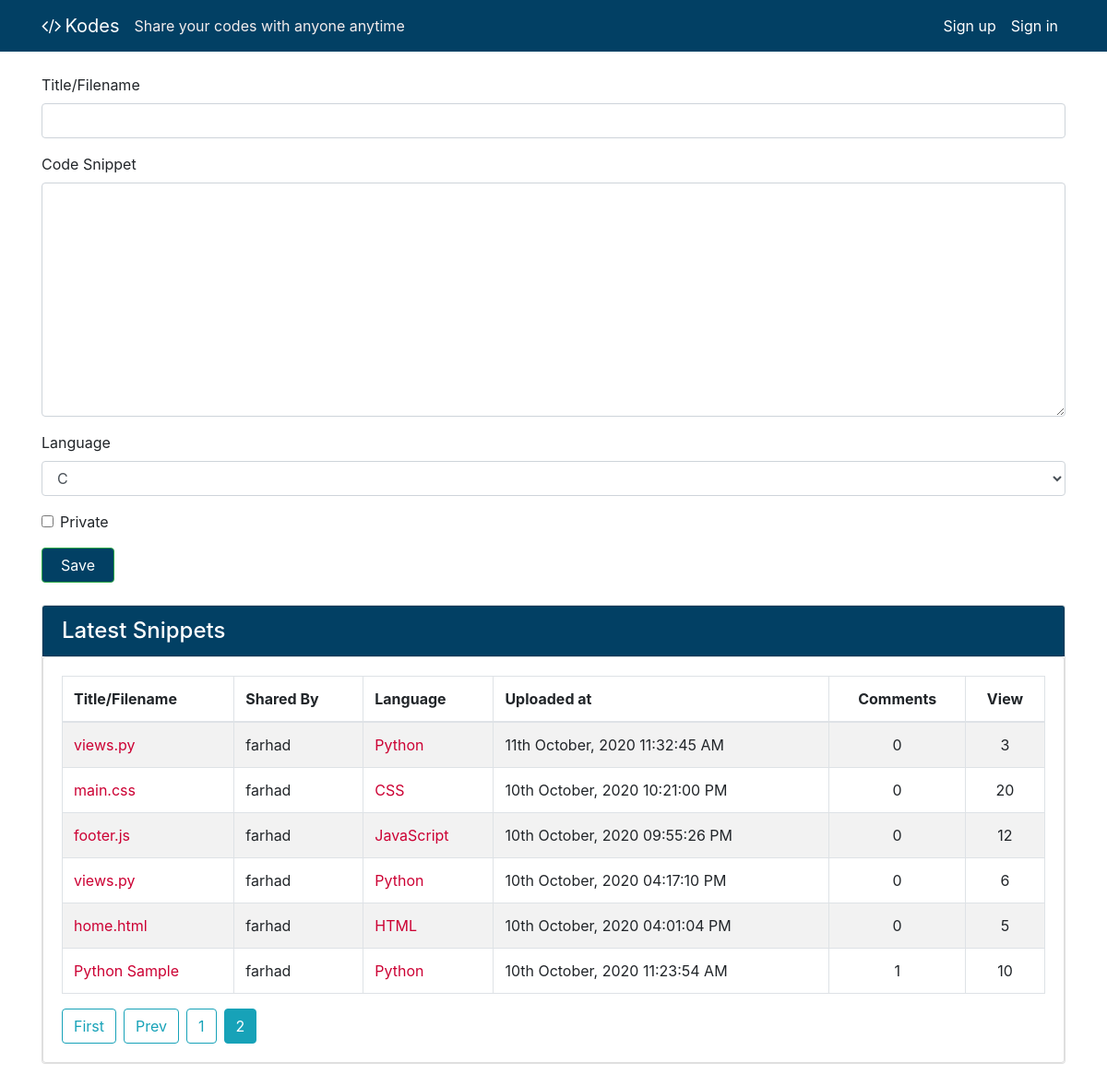
Screenshot of /?page=2 with the database file from the repository.
### codes/models.py (models this page shows, shortened)
class Code(models.Model):
    author = models.ForeignKey(User, on_delete=models.CASCADE, null=True, blank=True)
    created_utc = models.DateTimeField(auto_now_add=True, verbose_name="Created")
    total_views = models.IntegerField(default=0)
    snippet_title = models.CharField(max_length=1000, default="", verbose_name="Title/Filename")
    snippet_body = models.TextField(verbose_name="Code Snippet")
    language = models.ForeignKey(Language, on_delete=models.SET_NULL, null=True)
    is_private = models.BooleanField(default=False, verbose_name="Private")
    password = models.CharField(max_length=1000, default="", blank=True)

class Language(models.Model):
    name = models.CharField(max_length=50, null=False, blank=False)
    language_code = models.IntegerField(default=100, null=False, blank=False)
    is_popular = models.BooleanField(default=False, verbose_name="Popular")
    short_name = models.CharField(max_length=30, null=True, blank=True)
    file_extension = models.CharField(max_length=30, null=True, blank=True)

### codes/views.py (the view, shortened to what this page needs)
# urls.py: path('', home, name="home"),
def home(request):
    form =  CodeSubmissionForm()
    page = request.GET.get('page', 1)
    codes = Code.objects.order_by('-created_utc').all()
    per_page = 10
    paginator = Paginator(codes, per_page)
    try:
        paginator = paginator.page(page)
    except PageNotAnInteger:
        paginator = paginator.page(1)
    except EmptyPage:
        paginator = paginator.page(paginator.num_pages)
    context = {
        "form": form,
        "codes": codes,
        "paginator": paginator
    }
    return render(request, "codes/home.html", context)

### codes/forms.py
class CodeSubmissionForm(ModelForm):
    def __init__(self, *args, **kwargs):
        super(CodeSubmissionForm, self).__init__(*args, **kwargs)
        language = Language.objects.order_by('-is_popular', 'name').all()
        self.fields['language'].choices = [[lang.pk, lang.name] for lang in language]
    class Meta:
        model = Code
        fields = '__all__'
        exclude = ['total_views', 'author']

### codes/context_processors.py (called while the page is built)
def sitename_tagline(request):
    context = {
        'SITENAME': settings.SITENAME,
        'TAGLINE': settings.TAGLINE
    }
    return context

### codes/templates/codes/home.html (shortened to what this page needs)
{% extends 'codes/base.html' %}
{% load tz %}
{% block content %}
<form method="POST">
    <div class="form-group">
        <label for="id_snippet_title">{{ form.snippet_title.label }}</label>
        {{ form.snippet_title }}
    </div>
    <div class="form-group">
        <label for="id_snippet_body">{{ form.snippet_body.label }}</label>
        {{ form.snippet_body }}
    </div>
    <div class="form-group">
        <label for="id_language">{{ form.language.label }}</label>
        {{ form.language }}
    </div>
    <div class="form-group form-check">
        {{ form.is_private }}
        <label class="form-check-label" for="id_is_private">{{ form.is_private.label }}</label>
    </div>
    <input type="submit" value="Save" class="btn btn-success code-submit">
</form>
<div class="card my-4">
    <div class="card card-header shared-snippet-title" style="padding-bottom: 0px !important">
        <h4 class="card-title">Latest Snippets</h4>
    </div>
    <div class="card card-body">
        <table class="table table-striped table-bordered">
            <thead>
                <tr>
                    <th>Title/Filename</th>
                    <th>Shared By</th>
                    <th>Language</th>
                    <th>Uploaded at</th>
                    <th class="text-center">Comments</th>
                    <th class="text-center">View</th>
                </tr>
            </thead>
            <tbody>
                {% for code in paginator %}
                    <tr>
                        <td><a href="{% url 'code_view' code.id %}">{{ code.snippet_title|truncatechars:30 }}</a></td>
                        <td>{{ code.author.username|default:"Guest User" }}</td>
                        <td><a href="{% url 'language_page' code.language.name %}">{{ code.language.name }}</a></td>
                        <td>{% timezone "Asia/Dhaka" %}{{code.created_utc|date:"dS F, Y h:i:s A"}}{% endtimezone %}</td>
                        <td class="text-center">{{ code.comment_set.count }}</td>
                        <td class="text-center">{{ code.total_views }}</td>
                    </tr>
                {% endfor %}
            </tbody>
        </table>
        {% if paginator %}
        <div class="d-flex">
            {% if paginator.has_previous %}
                <a class="btn btn-outline-info mr-2" href="?page=1">First</a>
                <a class="btn btn-outline-info mr-2" href="?page={{ paginator.previous_page_number }}">Prev</a>
            {% endif %}
            {% for num in paginator.paginator.page_range %}
                {% if paginator.number == num %}
                    <a class="btn btn-info mr-2" href="?page={{ num }}">{{ num }}</a>
                {% elif num > paginator.number|add:'-3' and num < paginator.number|add:'3' %}
                    <a class="btn btn-outline-info mr-2" href="?page={{ num }}">{{ num }}</a>
                {% endif %}
            {% endfor %}
        </div>
        {% endif %}
    </div>
</div>
{% endblock content %}

### codes/static/main.css (style rules this page uses)
a { text-decoration: none; color: #c03; }
.code-submit { padding-left: 20px; padding-right: 20px; background-color: #024064; }
.card.card-header.shared-snippet-title { background-color: #024064; color: #fff; }

### rows the page displays
Code: snippet_title "views.py", author.username "farhad", language.name "Python", created_utc "11th October, 2020 11:32:45 AM", comment_set.count "0", total_views "3"
Code: snippet_title "main.css", author.username "farhad", language.name "CSS", created_utc "10th October, 2020 10:21:00 PM", comment_set.count "0", total_views "20"
Code: snippet_title "footer.js", author.username "farhad", language.name "JavaScript", created_utc "10th October, 2020 09:55:26 PM", comment_set.count "0", total_views "12"
Code: snippet_title "views.py", author.username "farhad", language.name "Python", created_utc "10th October, 2020 04:17:10 PM", comment_set.count "0", total_views "6"
Code: snippet_title "home.html", author.username "farhad", language.name "HTML", created_utc "10th October, 2020 04:01:04 PM", comment_set.count "0", total_views "5"
Code: snippet_title "Python Sample", author.username "farhad", language.name "Python", created_utc "10th October, 2020 11:23:54 AM", comment_set.count "1", total_views "10"

### other values shown
{{ SITENAME }} "Kodes"
{{ TAGLINE }} "Share your codes with anyone anytime"
{{ num }} "1"
{{ num }} "2"
